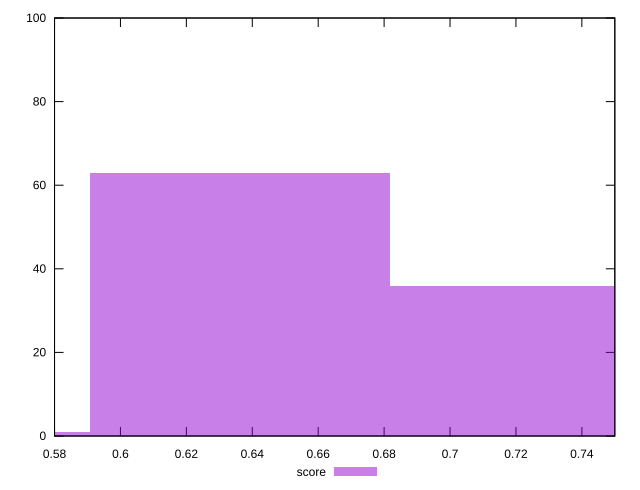

The script that saved this image:
reset

$score <<EOF
0.6362068689540895 63
0.5453201733892196 1
0.7270935645189595 36
EOF

set key outside below
set boxwidth 0.09088669556486993
set xrange [0.58:0.75]
set yrange [0:100]
set trange [0:100]
set style fill transparent solid 0.5 noborder
set terminal svg size 640, 490 enhanced background rgb 'white'
set output "report_00023_2021-02-20T12:14:57.249Z/uses-webp-images/samples/pages/score/histogram.svg"

plot $score title "score" with boxes

reset
